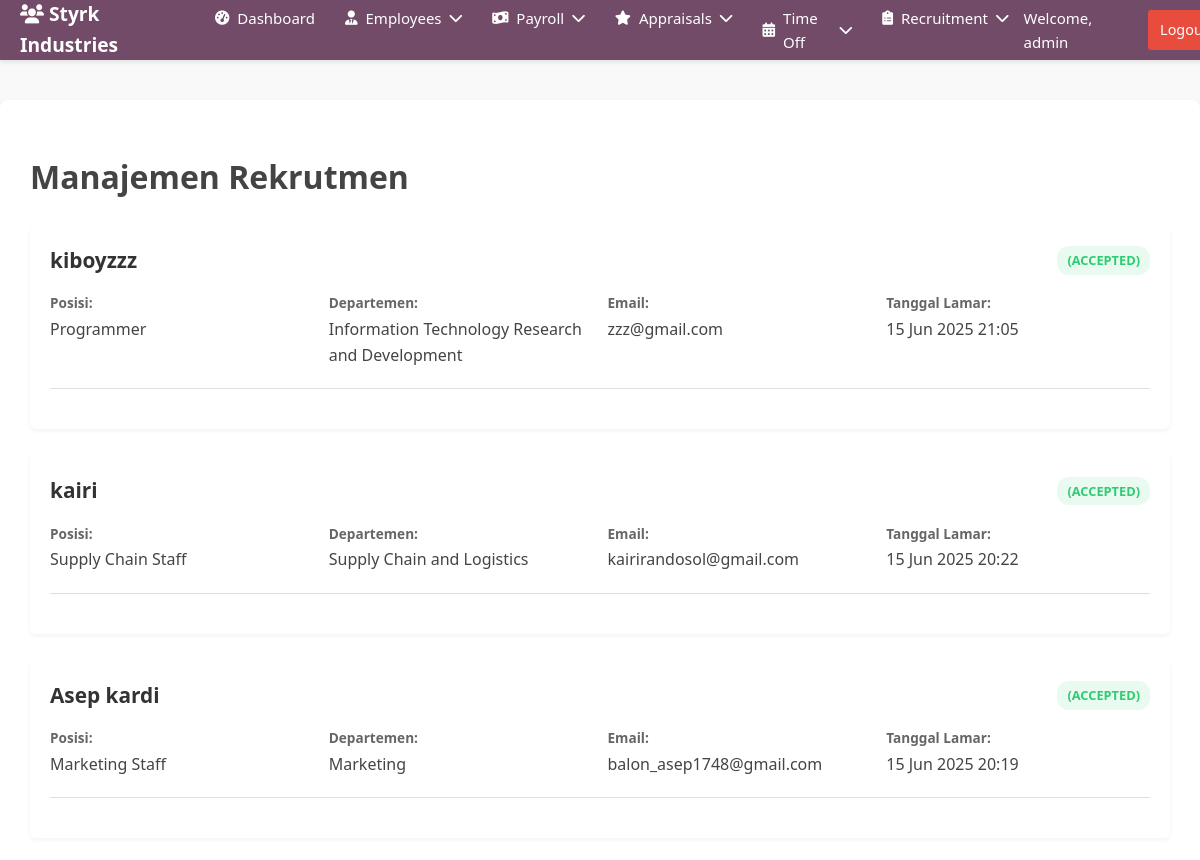
The app's page /admin_approval.php (signed in, upper part), older data.
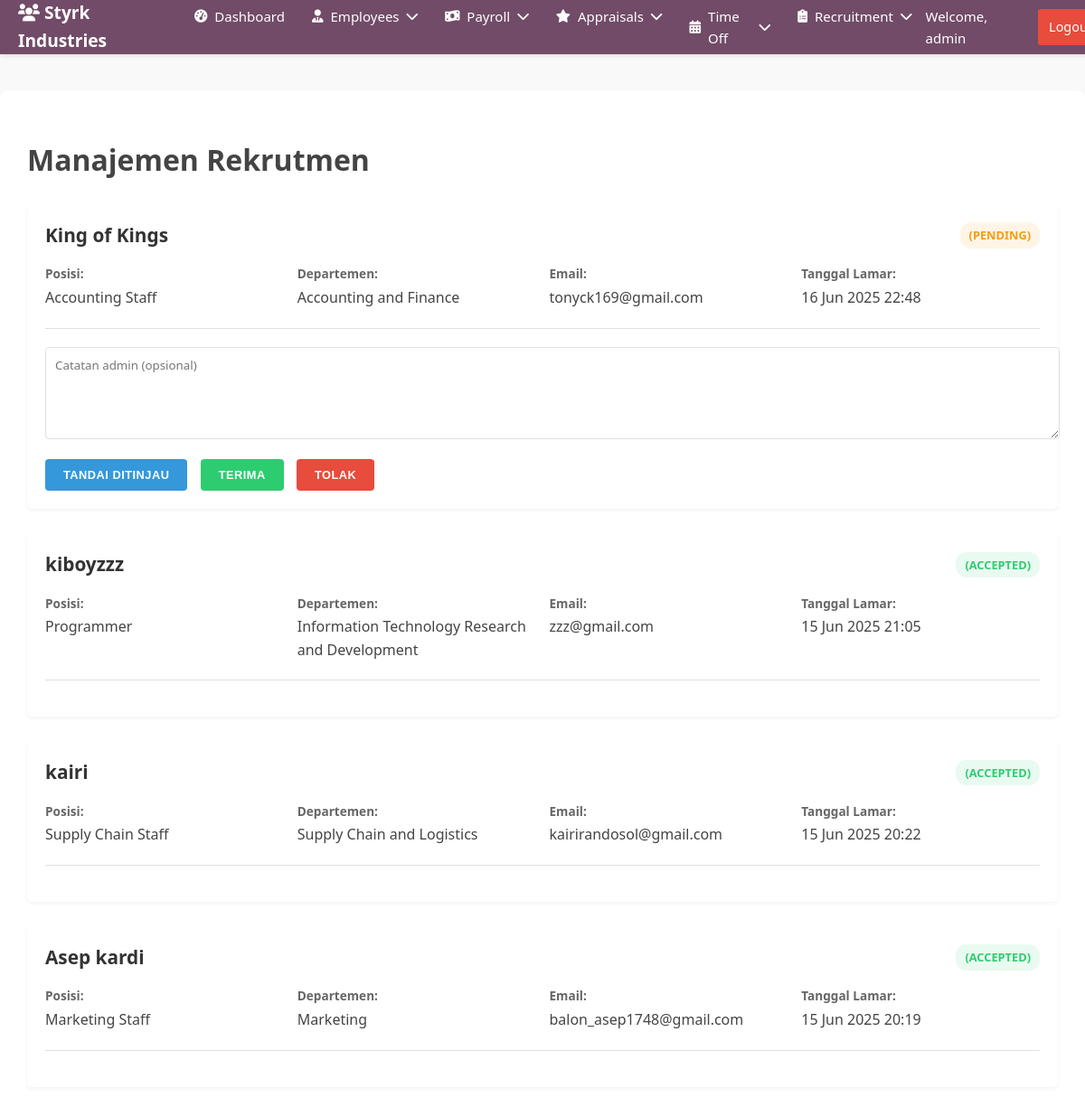
The same page, newer data.
### tables this page shows
CREATE TABLE `recruitment` (
  `id` int NOT NULL,
  `name` varchar(100) NOT NULL,
  `email` varchar(100) NOT NULL,
  `phone` varchar(20) DEFAULT NULL,
  `position_id` int NOT NULL,
  `cv_path` varchar(255) NOT NULL,
  `photo_path` varchar(255) DEFAULT NULL,
  `application_date` datetime DEFAULT CURRENT_TIMESTAMP,
  `status` enum('pending','reviewed','accepted','rejected') DEFAULT 'pending',
  `admin_notes` text
);

CREATE TABLE `job_positions` (
  `position_id` int NOT NULL,
  `department_id` int NOT NULL,
  `title` varchar(100) NOT NULL
);

CREATE TABLE `departments` (
  `id` int NOT NULL,
  `name` varchar(100) NOT NULL
);

### admin_approval.php (the view, shortened to what this page needs)
<?php
require_once 'auth.php';
require 'admin_header.php';
$sql = "SELECT r.*,
        d.name AS department_name,
        jp.title AS position_title,
        jp.position_id
        FROM recruitment r
        JOIN job_positions jp ON r.position_id = jp.position_id
        JOIN departments d ON jp.department_id = d.id
        ORDER BY
           CASE WHEN r.status = 'pending' THEN 0
                WHEN r.status = 'reviewed' THEN 1
                ELSE 2 END,
           r.application_date DESC";
$result = $conn->query($sql);
$applications = $result->fetch_all(MYSQLI_ASSOC);
?>
<!DOCTYPE html>
<html>
<head>
</head>
<body>
    <div class="container">
        <h1>Manajemen Rekrutmen</h1>
        <?php foreach ($applications as $app): ?>
            <div class="application" data-status="<?= $app['status'] ?>">
                <h3><?= htmlspecialchars($app['name']) ?>
                    <span class="status-<?= $app['status'] ?>">
                        (<?= strtoupper($app['status']) ?>)
                    </span>
                </h3>
                <div class="app-details">
                    <div class="detail-item">
                        <span class="detail-label">Posisi:</span>
                        <span><?= htmlspecialchars($app['position_title']) ?></span>
                    </div>
                    <div class="detail-item">
                        <span class="detail-label">Departemen:</span>
                        <span><?= htmlspecialchars($app['department_name']) ?></span>
                    </div>
                    <div class="detail-item">
                        <span class="detail-label">Email:</span>
                        <span><?= htmlspecialchars($app['email']) ?></span>
                    </div>
                    <div class="detail-item">
                        <span class="detail-label">Tanggal Lamar:</span>
                        <span><?= date('d M Y H:i', strtotime($app['application_date'])) ?></span>
                    </div>
                </div>
                <?php if ($app['status'] == 'pending'): ?>
                    <form method="POST" class="action-form" enctype="multipart/form-data">
                        <textarea name="notes" placeholder="Catatan admin (opsional)"></textarea>
                        <button type="submit" name="action" value="review" class="action-btn review-btn">Tandai Ditinjau</button>
                        <button type="submit" name="action" value="accept" class="action-btn accept-btn">Terima</button>
                        <button type="submit" name="action" value="reject" class="action-btn reject-btn">Tolak</button>
                    </form>
                <?php else: ?>
                    <div class="action-form">
                    </div>
                <?php endif; ?>
            </div>
        <?php endforeach; ?>
    </div>
</body>
</html>

### admin_header.php (shortened to what this page needs)
<!DOCTYPE html>
<html lang="en">
<head>
    <link rel="stylesheet" href="https://cdnjs.cloudflare.com/ajax/libs/font-awesome/6.0.0-beta3/css/all.min.css">
</head>
<body>
    <header class="header">
        <div class="header-container">
            <div class="brand">
                <h1><i class="fas fa-users"></i> Styrk Industries</h1>
            </div>
            <nav class="main-nav" id="mainNav">
                <ul class="nav-menu">
                    <li class="nav-item">
                        <a href="dashboard.php" class="nav-link">
                            <i class="fas fa-tachometer-alt"></i>
                            <span>Dashboard</span>
                        </a>
                    </li>
                    <li class="nav-item">
                        <a href="#" class="nav-link">
                            <i class="fas fa-user-tie"></i>
                            <span>Employees</span>
                            <i class="fas fa-chevron-down"></i>
                        </a>
                    </li>
                    <li class="nav-item">
                        <a href="#" class="nav-link">
                            <i class="fas fa-money-bill-wave"></i>
                            <span>Payroll</span>
                            <i class="fas fa-chevron-down"></i>
                        </a>
                    </li>
                    <li class="nav-item">
                        <a href="#" class="nav-link">
                            <i class="fas fa-star"></i>
                            <span>Appraisals</span>
                            <i class="fas fa-chevron-down"></i>
                        </a>
                    </li>
                    <li class="nav-item">
                        <a href="#" class="nav-link">
                            <i class="fas fa-calendar-alt"></i>
                            <span>Time Off</span>
                            <i class="fas fa-chevron-down"></i>
                        </a>
                    </li>
                    <li class="nav-item">
                        <a href="#" class="nav-link">
                            <i class="fas fa-clipboard-list"></i>
                            <span>Recruitment</span>
                            <i class="fas fa-chevron-down"></i>
                        </a>
                    </li>
                </ul>
                <div class="user-info">
                    <span style="color: white;">Welcome, <?php echo htmlspecialchars($_SESSION['username']); ?></span>
                    <a href="logout.php" class="logout-btn">Logout</a>
                </div>
            </nav>
        </div>
    </header>
</body>
</html>

### admin_header.php (style rules this page uses)
body { font-family: -apple-system, BlinkMacSystemFont, "Segoe UI", Roboto, Helvetica, Arial, sans-serif; margin: 0; background-color: #f5f6f7; color: #333; }
.header { background-color: #714B67; color: white; padding: 0 20px; font-size: 15px; font-weight: 300; position: fixed; width: 100%; top: 0; z-index: 1000; box-shadow: 0 2px 5px rgba(0, 0, 0, 0.1); }
.header-container { max-width: 1200px; margin: 0 auto; display: flex; justify-content: space-between; align-items: center; height: 60px; }
.brand { display: flex; align-items: center; gap: 10px; }
.brand h1 { font-size: 1.2rem; margin: 0; }
.main-nav { display: flex; align-items: center; }
.nav-menu { display: flex; list-style: none; margin: 0; padding: 0; }
.nav-item { position: relative; }
.nav-link { color: white; text-decoration: none; padding: 20px 15px; display: flex; align-items: center; gap: 8px; transition: background-color 0.3s; }
.nav-link i { font-size: 0.9rem; }
.user-info { display: flex; align-items: center; gap: 10px; }
.logout-btn { background-color: #e74c3c; color: white; padding: 8px 12px; border-radius: 3px; text-decoration: none; font-size: 0.9rem; }

### admin_approval.php (style rules this page uses)
:root { --primary-color: #3498db; --success-color: #2ecc71; --warning-color: #f39c12; --danger-color: #e74c3c; --light-gray: #f5f5f5; --medium-gray: #e0e0e0; --dark-gray: #333; --white: #ffffff; --shadow: 0 4px 6px rgba(0, 0, 0, 0.1); }
body { font-family: 'Segoe UI', Tahoma, Geneva, Verdana, sans-serif; line-height: 1.6; color: #444; background-color: #f9f9f9; margin: 0; padding: 0; margin-top: 100px; }
.container { max-width: 1200px; margin: 30px auto; background-color: var(--white); border-radius: 8px; box-shadow: var(--shadow); padding: 30px; }
.application { background-color: var(--white); border-radius: 6px; box-shadow: 0 2px 4px rgba(0, 0, 0, 0.05); padding: 20px; margin-bottom: 25px; transition: all 0.3s ease; }
.application h3 { margin: 0 0 10px 0; color: var(--dark-gray); font-size: 1.3rem; display: flex; justify-content: space-between; align-items: center; }
.app-details { display: grid; grid-template-columns: repeat(auto-fill, minmax(250px, 1fr)); gap: 15px; margin: 15px 0; }
.detail-item { display: flex; flex-direction: column; }
.detail-label { font-weight: 600; color: #666; font-size: 0.85rem; margin-bottom: 3px; }
.action-form { margin-top: 20px; padding-top: 20px; border-top: 1px solid var(--medium-gray); }
textarea { width: 100%; padding: 10px; border: 1px solid var(--medium-gray); border-radius: 4px; min-height: 80px; margin-bottom: 15px; font-family: inherit; resize: vertical; }
.action-btn { padding: 10px 20px; margin-right: 10px; border: none; border-radius: 4px; cursor: pointer; font-weight: 600; transition: all 0.2s ease; text-transform: uppercase; font-size: 0.8rem; letter-spacing: 0.5px; }
.review-btn { background-color: var(--primary-color); color: var(--white); }
.accept-btn { background-color: var(--success-color); color: var(--white); }
.reject-btn { background-color: var(--danger-color); color: var(--white); }
[class^="status-"] { font-size: 0.8rem; padding: 4px 10px; border-radius: 12px; font-weight: 600; }
.status-pending { color: var(--warning-color); background-color: rgba(243, 156, 18, 0.1); }
.status-accepted { color: var(--success-color); background-color: rgba(46, 204, 113, 0.1); }

Row changes from the older to the newer data that the page shows:
added recruitment: name "King of Kings", status "PENDING", position.title "Accounting Staff", departments.name "Accounting and Finance", email "tonyck169@gmail.com", application_date "16 Jun 2025 22:48"
